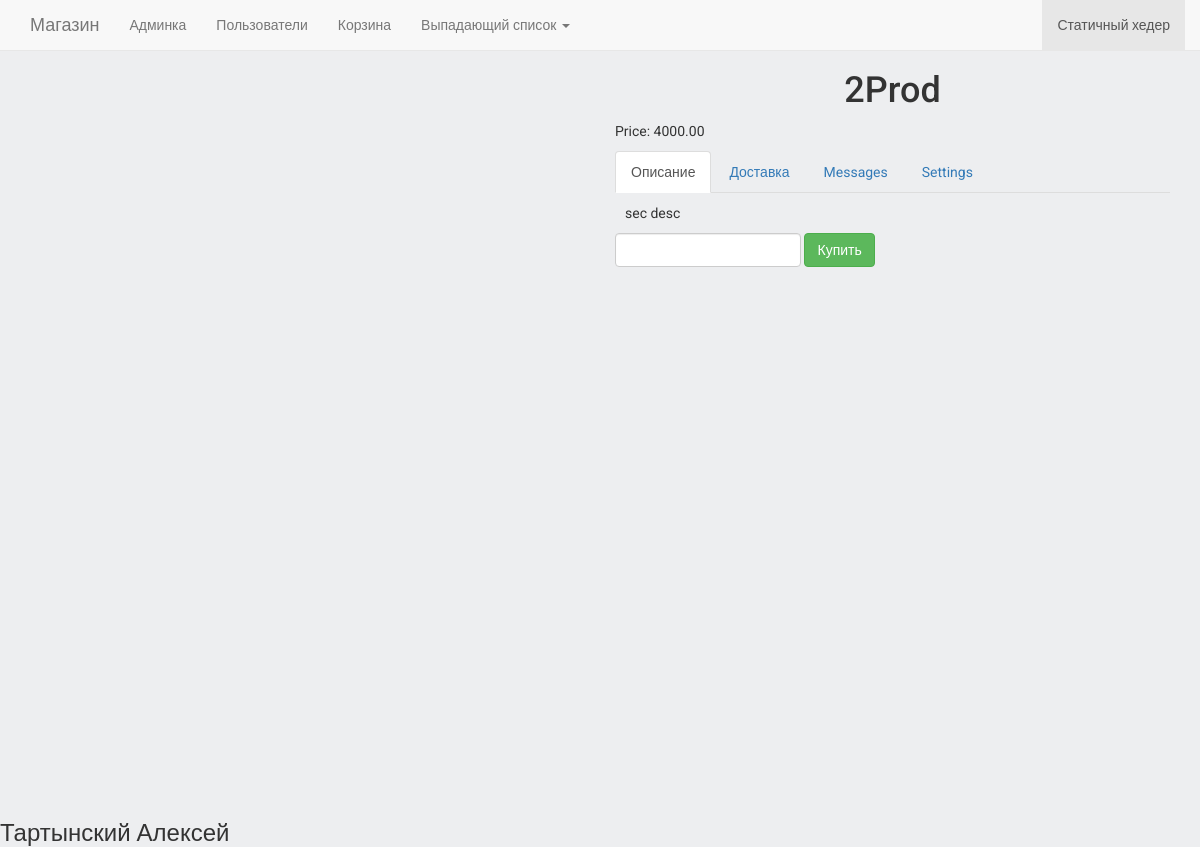
The page /product/2/ on the database as committed earlier.
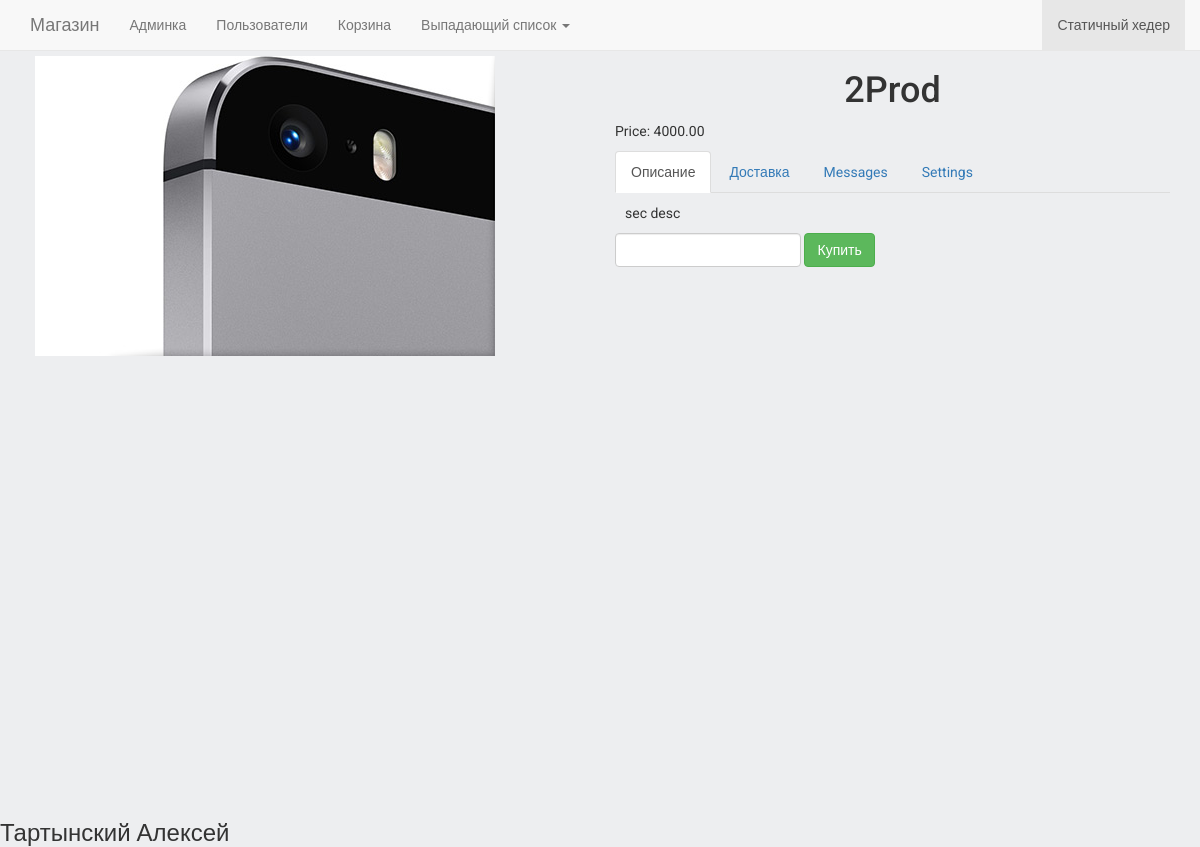
The same page on the database as committed later.
### products/models.py (models this page shows, shortened)
class Product(models.Model):
    name = models.CharField(max_length=64, blank=True, null=True, default=None)
    price = models.DecimalField(max_digits=10, decimal_places=2, default=0)
    discount = models.IntegerField(default=0)
    category = models.ForeignKey(ProductCategory, blank=True, null=True, default=None)
    short_description = models.TextField(blank=True, null=True, default=None)
    description = models.TextField(blank=True, null=True, default=None)
    is_active = models.BooleanField(default=True)
    created = models.DateTimeField(auto_now_add=True, auto_now=False)
    updated = models.DateTimeField(auto_now_add=False, auto_now=True)
    class Meta:
        verbose_name = u'Товар'
        verbose_name_plural = u'Товары'

class ProductImage(models.Model):
    product = models.ForeignKey(Product, blank=True, null=True, default=None)
    image = models.ImageField(upload_to='products_images/')
    is_main = models.BooleanField(default=False)
    is_active = models.BooleanField(default=True)
    created = models.DateTimeField(auto_now_add=True, auto_now=False)
    updated = models.DateTimeField(auto_now_add=False, auto_now=True)
    class Meta:
        verbose_name = u'Фотография'
        verbose_name_plural = u'Фотографии'

### products/views.py (the view)
# urls.py: url(r'^product/(?P<product_id>\w+)/$', views.product, name='product'),
def product(request, product_id):
    product = Product.objects.get(id=product_id)
    return render(request, 'products/product.html', locals())

### templates/products/product.html (shortened to what this page needs)
{% extends 'base.html' %}
{% load static %}
{% block content %}
<div class="container">
    <div class="row">
        <div class="col-lg-6">
            {% for image_item in product.productimage_set.all %}
            <div class="product-image-item">
                <img src=" {% static '' %}{{ image_item.image.url }}" class="img-responsive">
            </div>
            {% endfor %}
        </div>
        <div class="col-lg-6">
            <h1 class="text-center">
                {{ product.name }}
            </h1>
            <div class="">
                <p>
                    Price: {{ product.price }}
                </p>
            </div>
            <div>
                <ul class="nav nav-tabs" role="tablist">
                    <li role="presentation" class="active">
                        <a href="#description" aria-controls="home" role="tab" data-toggle="tab">
                            Описание
                        </a>
                    </li>
                    <li role="presentation">
                        <a href="#delivery" aria-controls="profile" role="tab" data-toggle="tab">
                            Доставка
                        </a>
                    </li>
                    <li role="presentation"><a href="#messages" aria-controls="messages" role="tab" data-toggle="tab">Messages</a>
                    </li>
                    <li role="presentation"><a href="#settings" aria-controls="settings" role="tab" data-toggle="tab">Settings</a>
                    </li>
                </ul>
                <div class="tab-content product-description-tabs">
                    <div role="tabpanel" class="tab-pane active" id="description">
                        {{ product.description }}
                    </div>
                </div>
            </div>
            <div>
                <form id="form_buying_product" class="form-inline" action="{% url 'basket_adding' %}">{% csrf_token %}
                    <div class="form-group">
                        <input type="number" class="form-control" name="number" id="number">
                    </div>
                    <div class="form-group">
                        <button type="submit" id="submit_btn" class="btn btn-success btn-buy"
                                data-product_id="{{ product.id }}"
                                data-name="{{ product.name }}"
                                data-price="{{ product.price }}"
                        >
                            Купить
                        </button>
                    </div>
                </form>
            </div>
        </div>
    </div>
</div>
{% endblock %}

### templates/base.html (shortened to what this page needs)
{% load static %}
<!DOCTYPE html>
<html lang="en">
<head>
    <link rel="stylesheet" href="https://cdnjs.cloudflare.com/ajax/libs/twitter-bootstrap/3.3.6/css/bootstrap.min.css">
    <link rel="stylesheet" href="{% static 'css/style.css' %}">
</head>
<body>
<div class="wrapper">
    <div class="wrapper-content">
        {% include 'navbar.html' %}
        {% block content %}
        {% endblock content %}
    </div>
</div>
{% include 'footer.html' %}
</body>
</html>

### templates/navbar.html (shortened to what this page needs)
<nav class="navbar navbar-default navbar-static-top">
    <div class="container">
        <div class="navbar-header">
            <a class="navbar-brand" href="/">Магазин</a>
        </div>
        <div id="navbar" class="navbar-collapse collapse">
            <ul class="nav navbar-nav">
                <li><a href="/admin">Админка</a></li>
                <li><a href="/landing">Пользователи</a></li>
                <li><a href="/checkout">Корзина</a></li>
                <li class="Выпадающий список">
                    <a href="#" class="dropdown-toggle" data-toggle="dropdown" role="button" aria-haspopup="true"
                       aria-expanded="false">Выпадающий список <span class="caret"></span></a>
                </li>
            </ul>
            <ul class="nav navbar-nav navbar-right">
                <li class="active"><a href="#"> Статичный хедер <span class="sr-only">(current)</span></a></li>
            </ul>
        </div>
    </div>
</nav>

### templates/footer.html
<footer>
    <div class="text">
        <h3>Тартынский Алексей</h3>
    </div>
</footer>

### static/static_dev/css/style.css (style rules this page uses)
html, body { height: 100%; max-height: 100%; font-family: 'Roboto', sans-serif; background-color: #edeef0; }
.navbar { margin-bottom: 0; }
.wrapper { min-height: 100%; }
.wrapper-content { overflow: auto; padding-bottom: 180px; }
.product-description-tabs { padding: 10px; }
.product-image-item { padding: 5px; margin-bottom: 5px; }

Rows that differ between the two databases and show on the page:
added ProductImage: image (picture)
